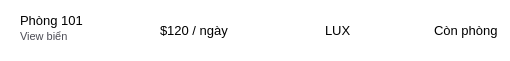
        <widget class="QFrame" name="frame_3">
         <property name="minimumSize">
          <size>
           <width>0</width>
           <height>50</height>
          </size>
         </property>
         <property name="styleSheet">
          <string notr="true">QFrame {
	background-color:white;
	border:transparent;
}</string>
         </property>
         <property name="frameShape">
          <enum>QFrame::StyledPanel</enum>
         </property>
         <property name="frameShadow">
          <enum>QFrame::Raised</enum>
         </property>
         <widget class="QLabel" name="label_14">
          <property name="geometry">
           <rect>
            <x>20</x>
            <y>0</y>
            <width>71</width>
            <height>41</height>
           </rect>
          </property>
          <property name="styleSheet">
           <string notr="true">QLabel {
	font-family: &quot;Montserrat&quot;;
	font-size:10pt;
	background-color:transparent
}</string>
          </property>
          <property name="text">
           <string>Phòng 101</string>
          </property>
         </widget>
         <widget class="QLabel" name="label_15">
          <property name="geometry">
           <rect>
            <x>20</x>
            <y>21</y>
            <width>61</width>
            <height>31</height>
           </rect>
          </property>
          <property name="styleSheet">
           <string notr="true">QLabel {
	font-family: &quot;Montserrat&quot;;
	font-size:8pt;
	background-color:transparent;
	color:#4B4B54;
}</string>
          </property>
          <property name="text">
           <string>View biển</string>
          </property>
         </widget>
         <widget class="QLabel" name="label_16">
          <property name="geometry">
           <rect>
            <x>160</x>
            <y>10</y>
            <width>71</width>
            <height>41</height>
           </rect>
          </property>
          <property name="styleSheet">
           <string notr="true">QLabel {
	font-family: &quot;Montserrat&quot;;
	font-size:10pt;
	background-color:transparent
}</string>
          </property>
          <property name="text">
           <string>$120 / ngày</string>
          </property>
         </widget>
         <widget class="QLabel" name="label_17">
          <property name="geometry">
           <rect>
            <x>320</x>
            <y>10</y>
            <width>31</width>
            <height>41</height>
           </rect>
          </property>
          <property name="styleSheet">
           <string notr="true">QLabel {
	font-family: &quot;Montserrat&quot;;
	font-size:10pt;
	background-color:transparent;
	padding-left:2px
}</string>
          </property>
          <property name="text">
           <string>LUX</string>
          </property>
         </widget>
         <widget class="QLineEdit" name="lineEdit_3">
          <property name="geometry">
           <rect>
            <x>430</x>
            <y>20</y>
            <width>71</width>
            <height>20</height>
           </rect>
          </property>
          <property name="styleSheet">
           <string notr="true">QLineEdit {
	font-family: &quot;Montserrat&quot;;
	font-size:10pt;
	background-color:transparent;
	border:1px;
	padding-left:3px;
}</string>
          </property>
          <property name="text">
           <string>Còn phòng</string>
          </property>
          <property name="readOnly">
           <bool>true</bool>
          </property>
         </widget>
        </widget>
